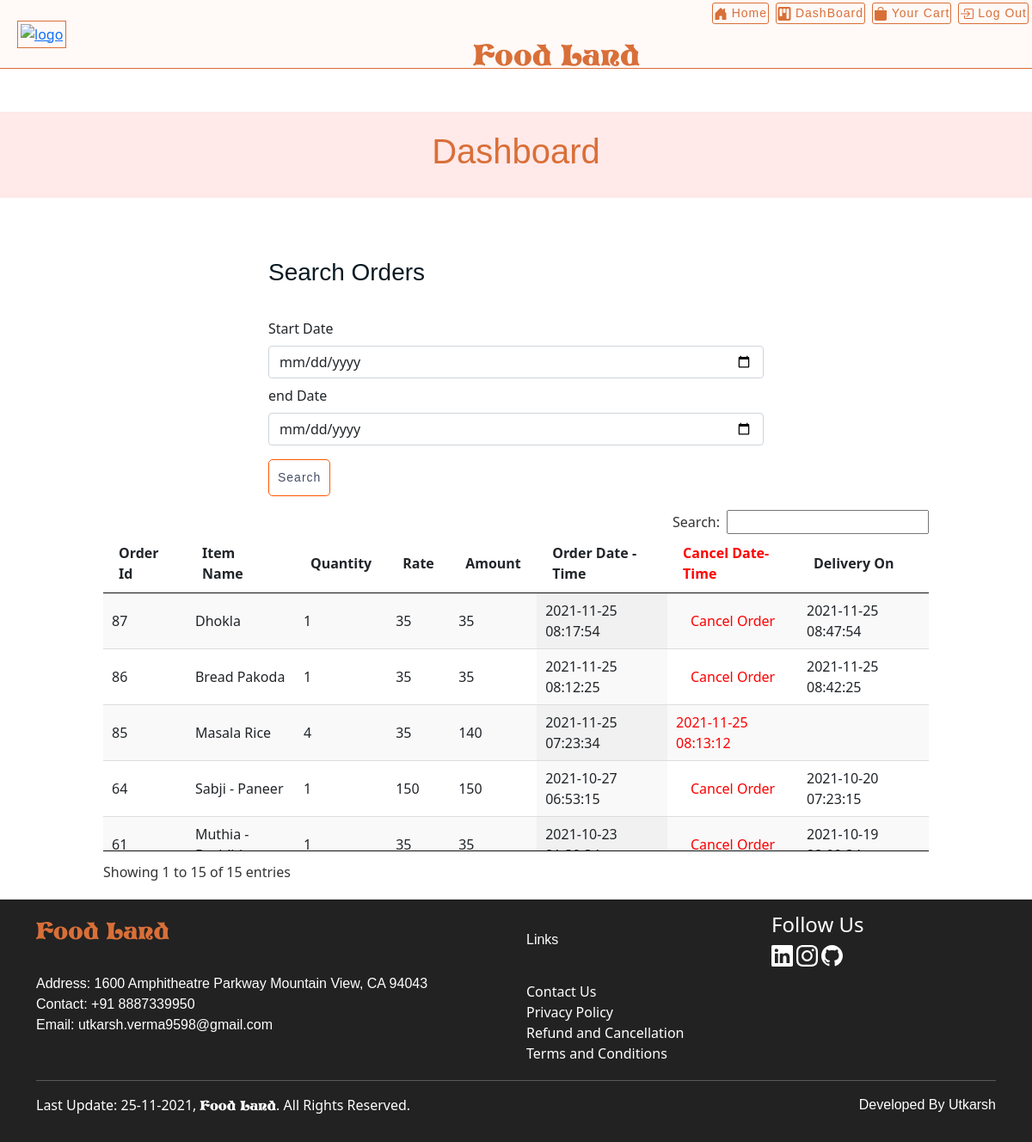
The app's page /dashboard.php (signed in) with its own data.
### tables this page shows
CREATE TABLE `orders` (
  `orderid` int(11) NOT NULL,
  `itemid` int(11) NOT NULL,
  `qty` int(11) NOT NULL,
  `rate` int(11) NOT NULL,
  `amount` int(11) NOT NULL,
  `emailid` varchar(100) NOT NULL,
  `createdts` datetime NOT NULL,
  `cancelledts` datetime DEFAULT NULL,
  `delivery_dt` datetime NOT NULL
);

CREATE TABLE `mstitem` (
  `id` int(10) NOT NULL,
  `itemname` varchar(100) NOT NULL,
  `rate` int(10) NOT NULL
);

### dashboard.php (the view, shortened to what this page needs)
<?php include "head.php"; ?>
<?php include "include/config.php";
?>
<link type="text/css" rel="stylesheet" href="css/jquery.dataTables.min.css">
<link type="text/css" rel="stylesheet" href="css/jquery.dataTables_themeroller">
<link rel="stylesheet"
    href="https://cdnjs.cloudflare.com/ajax/libs/bootstrap-datepicker/1.6.4/css/bootstrap-datepicker.css" />
<?php include "header.php"; ?>
<div class="container-100 dashboard">
    <h1>Dashboard</h1>
</div>
<div class="container-80 dash ">
    <form action="" method="POST" class="date_search">
        <h3>Search Orders</h3>
        <label for="start_date" class=" my-2">Start Date</label>
        <input type="date" name="start_date" id="start_date" class="form-control" />
        <label for="end_date" class=" my-2">end Date</label>
        <input type="date" name="end_date" id="end_date" class="form-control" />
        <button  name="search-date" id="search"  class="btn1 my-3" >Search</button>
        </form>
        <table id="datatables" class="display">
            <thead>
                <tr>
                    <th>Order Id</th>
                    <th>Item Name </th>
                    <th>Quantity</th>
                    <th>Rate</th>
                    <th>Amount</th>
                    <th>Order Date - Time</th>
                    <th style="color:red;">Cancel Date-Time</th>
                    <th>Delivery On</th>
                </tr>
            </thead>
            <tbody>
                <?php
$email = $_SESSION['email'];
if (isset($_POST["search-date"])) {
    extract($_POST);
    $sql = $conn->prepare("SELECT * FROM `orders` WHERE `createdts` BETWEEN :startdate AND :enddate AND emailid LIKE :email");
$sql->execute(array(
    ":startdate"=>$start_date,
    ":enddate"=>$end_date,
    ":email" => $email,
));
foreach ($sql->fetchAll() as $row) {
    $sql1 = $conn->prepare("SELECT * FROM `mstitem` WHERE `id` = :item_id");
    $sql1->execute(array(
        ":item_id" => $row["itemid"],
    ));
    $row1 = $sql1->fetch();
    echo '
            <tr>
                <td>'.$row["orderid"].'</td>
                <td>'.$row1["itemname"].'</td>
                <td>'.$row["qty"].'</td>
                <td>'.$row["rate"].'</td>
                <td>'.$row["amount"].'</td>
                <td>'.$row["createdts"].'</td>';
                if (is_null($row["cancelledts"])) {
                    echo '<td ><form class="loginform" action="" method="POST"> <input type="hidden" value="'.$row["orderid"].'" name= "order_id" ><button style="color:red;" name= "cancel" class="btn cancel-order">Cancel Order</button></form></td>
                    <td>'.$row["delivery_dt"].'</td>
                    ';
                }
                else{
                    echo  '<td style="color:red;">'.$row["cancelledts"].'</td><td></td>';
                }
            echo '</tr>';
}
}
else{
    $email = $_SESSION['email'];
$sql = $conn->prepare("SELECT * FROM `orders` WHERE `emailid` LIKE :email");
$sql->execute(array(
    ":email" => $email,
));
foreach ($sql->fetchAll() as $row) {
    $sql1 = $conn->prepare("SELECT * FROM `mstitem` WHERE `id` = :item_id");
    $sql1->execute(array(
        ":item_id" => $row["itemid"],
    ));
    $row1 = $sql1->fetch();
    echo '
            <tr>
                <td>'.$row["orderid"].'</td>
                <td>'.$row1["itemname"].'</td>
                <td>'.$row["qty"].'</td>
                <td>'.$row["rate"].'</td>
                <td>'.$row["amount"].'</td>
                <td>'.$row["createdts"].'</td>';
                if (is_null($row["cancelledts"])) {
                    echo '<td ><form class="loginform" action="" method="POST"> <input type="hidden" value="'.$row["orderid"].'" name= "order_id" ><button style="color:red;" name= "cancel" class="btn cancel-order">Cancel Order</button></form></td>
                    <td>'.$row["delivery_dt"].'</td>
                    ';
                }
                else{
                    echo  '<td style="color:red;">'.$row["cancelledts"].'</td><td></td>';
                }
            echo '</tr>';
}
}
?>
            </tbody>
        </table>
</div>
<?php include "footer.php"; ?>

### head.php (shortened to what this page needs)
<!DOCTYPE html>
<html lang="en">
<head>

### header.php (shortened to what this page needs)
<link href="https://cdn.jsdelivr.net/npm/bootstrap@5.1.3/dist/css/bootstrap.min.css" rel="stylesheet"
>
<link rel="stylesheet" href="css/style.css">
</head>
<body>
    <nav>
        <div class="nav-bins" id="nav-bin">
            <div class="left-bins">
                <a href="#"><img src="https://play-lh.googleusercontent.com/6UgEjh8Xuts4nwdWzTnWH8QtLuHqRMUB7dp24JYVE2xcYzq4HA8hFfcAbU-R-PC_9uA1" alt="logo"></a>
                <div class="title-bins">
                    <div>
                        <h1>Food Land</h1>
                    </div>
                </div>
            </div>
            <div class="right-bins hide" id="right-bin">
                    <a href="index.php" class="btn1"> Home</a>
                <?php if (isset($_SESSION['email'])) {
                      echo '  <a href="dashboard.php" class="btn1" title="DASHBOARD"><svg xmlns="http://www.w3.org/2000/svg" width="16" height="16" fill="currentColor" class="bi bi-kanban-fill" viewBox="0 0 16 16">
                      <path d="M2.5 0a2 2 0 0 0-2 2v12a2 2 0 0 0 2 2h11a2 2 0 0 0 2-2V2a2 2 0 0 0-2-2h-11zm5 2h1a1 1 0 0 1 1 1v3a1 1 0 0 1-1 1h-1a1 1 0 0 1-1-1V3a1 1 0 0 1 1-1zm-5 1a1 1 0 0 1 1-1h1a1 1 0 0 1 1 1v7a1 1 0 0 1-1 1h-1a1 1 0 0 1-1-1V3zm9-1h1a1 1 0 0 1 1 1v10a1 1 0 0 1-1 1h-1a1 1 0 0 1-1-1V3a1 1 0 0 1 1-1z"/>
                    </svg> DashBoard</a>
                    <a href="cart.php" class="btn1" ><svg xmlns="http://www.w3.org/2000/svg" width="16" height="16" fill="currentColor" class="bi bi-bag-fill" viewBox="0 0 16 16">
                     <path d="M8 1a2.5 2.5 0 0 1 2.5 2.5V4h-5v-.5A2.5 2.5 0 0 1 8 1zm3.5 3v-.5a3.5 3.5 0 1 0-7 0V4H1v10a2 2 0 0 0 2 2h10a2 2 0 0 0 2-2V4h-3.5z"/>
                    </svg> Your Cart</a>
                    <a href="logout.php" title=" LOG OUT" class="btn1"><svg xmlns="http://www.w3.org/2000/svg" width="16" height="16" fill="currentColor" class="bi bi-box-arrow-in-right" viewBox="0 0 16 16">
                    <path fill-rule="evenodd" d="M6 3.5a.5.5 0 0 1 .5-.5h8a.5.5 0 0 1 .5.5v9a.5.5 0 0 1-.5.5h-8a.5.5 0 0 1-.5-.5v-2a.5.5 0 0 0-1 0v2A1.5 1.5 0 0 0 6.5 14h8a1.5 1.5 0 0 0 1.5-1.5v-9A1.5 1.5 0 0 0 14.5 2h-8A1.5 1.5 0 0 0 5 3.5v2a.5.5 0 0 0 1 0v-2z"/>
                    <path fill-rule="evenodd" d="M11.854 8.354a.5.5 0 0 0 0-.708l-3-3a.5.5 0 1 0-.708.708L10.293 7.5H1.5a.5.5 0 0 0 0 1h8.793l-2.147 2.146a.5.5 0 0 0 .708.708l3-3z"/>
                  </svg> Log Out</a>';
                }?>
            </div>
        </div>
    </nav>

### footer.php (shortened to what this page needs)
<footer>
    <div class="container">
        <div class="row">
            <div class="col-md-6">
                <h3 style="font-family: vostreyregular; color: #D96F38; padding:5px 0;"> Food Land</h3>
                <p>
                    Address: 1600 Amphitheatre Parkway Mountain View, CA 94043<br />
                    Contact: <a href="tel:+91 8887339950">+91 8887339950</a><br />
                    Email: <a href="utkarsh.verma9598@gmail.com">utkarsh.verma9598@gmail.com</a><br />
                </p>
            </div>
            <div class="col-md-3 col-xs-6">
                <div class="footer-list">
                    <div class='footer-list-item'>
                        <p>Links</p>
                    </div>
                    <div class='footer-list-item'>
                        <a href="https://www.linkedin.com/in/uvutkarshverma/" title="Contact Us">Contact Us</a>
                    </div>
                    <div class='footer-list-item'>
                        <a href="" title="Privacy Policy">Privacy Policy</a>
                    </div>
                    <div class='footer-list-item'>
                        <a href="" title="Contact Us">Refund and Cancellation</a>
                    </div>
                    <div class='footer-list-item'>
                        <a href="" title="Terms and Conditions">Terms and Conditions</a>
                    </div>
                </div>
            </div>
            <div class="col-md-3 col-xs-6">
                <h4>Follow Us</h4>
                <a href="https://www.linkedin.com/in/uvutkarshverma/" title="LinkedIn" target="_blank">
                </a>
                <a href="https://www.instagram.com/uv.utkarshverma/" title="Instagram" target="_blank">
                </a>
                <a href="https://github.com/uvutkarshverma/" title="Instagram" target="_blank">
                </a>
            </div>
        </div>
        <hr />
        <div class="d-flex flex-sm-column flex-xs-column flex-lg-row justify-content-lg-between">
            <div class="col-xs-12">
                Last Update:
                25-11-2021, <a style="font-family: vostreyregular;" href="http://binscomputer.com"> Food Land</a>. All Rights Reserved.
            </div>
            <div  ><p class="py-0">Developed By <a target="_blank" href="https://www.linkedin.com/in/uvutkarshverma/">Utkarsh</a> </p></div>
        </div>
    </div>
</footer>
</body>
</html>

### css/style.css (style rules this page uses)
* { padding: 0; margin: 0; overflow-x: none; }
:root { --primary-color:#D96F38; --primary-color1:#ffe9e9; --text-color1: #091a23; --text-color2: #464d65; --font1:"Josefin Sans",sans-serif; --font2:"Poppins",sans-serif; }
h1,h2,h3 { font-family: var(--font1); color:var(--text-color1) }
p { font-family: var(--font2); }
.container-100 { width:100%; }
.container-80 { width:80%; margin: auto; }
.btn1 { font-size: 14px; font-family: var(--font2); padding:10px; color:var(--text-color2); background:none; border: 1px solid #ff5600; cursor: pointer; font-weight: 500; letter-spacing: 1px; text-decoration: none; overflow: hidden; margin: 0; border-radius: 5px; }
footer { padding: 15px; color: #fff; background-color: #222; }
footer a { color: #fff; text-decoration: none; }
.loginform { display: flex; flex-direction: column; }
.confirm-page h1,h3,p { padding:20px 0; }
.dash { margin: 20px auto; }
.dashboard { margin: 50px 0; height: 100px; width: 100%; display: flex; justify-content: center; align-items: center; background-color: var(--primary-color1); }
.dashboard h1 { color: var(--primary-color); }
.nav-bins { display: flex; width: 100%; height: 80px; border-bottom: 1px solid var(--primary-color); background-color: #fff9f7; }
.left-bins { width: 62%; display: flex; align-items: center; justify-content: space-between; }
.left-bins a img { height: 55px; width: 40px; margin-left: 20px; border: 1px solid var(--primary-color); padding: 3px; }
.title-bins { margin-top: 50px; }
.title-bins h1 { font-family: vostreyregular; font-size: 35px; font-weight: 500; line-height: 1.1; color: var(--primary-color); text-transform: capitalize; margin: 0; }
.right-bins { width: 38%; display: flex; justify-content: flex-end; align-items: flex-start; }
.right-bins a { text-decoration: none; font-family: var(--font2); font-size: 14px; border: 1px solid var(--primary-color); padding: 1px; margin: 3px 4px; border-radius: 3px; color: var(--primary-color); }
.date_search { width: 60%; margin: auto; }

### records on screen
orders: orderid "61", mstitem.itemname "Muthia -…", qty "1", rate "35", amount "35", createdts "2021-10-23…", delivery_dt "2021-10-19…"
orders: orderid "64", mstitem.itemname "Sabji - Paneer", qty "1", rate "150", amount "150", createdts "2021-10-27 06:53:15", delivery_dt "2021-10-20 07:23:15"
orders: orderid "85", mstitem.itemname "Masala Rice", qty "4", rate "35", amount "140", createdts "2021-11-25 07:23:34", cancelledts "2021-11-25 08:13:12"
orders: orderid "86", mstitem.itemname "Bread Pakoda", qty "1", rate "35", amount "35", createdts "2021-11-25 08:12:25", delivery_dt "2021-11-25 08:42:25"
orders: orderid "87", mstitem.itemname "Dhokla", qty "1", rate "35", amount "35", createdts "2021-11-25 08:17:54", delivery_dt "2021-11-25 08:47:54"
